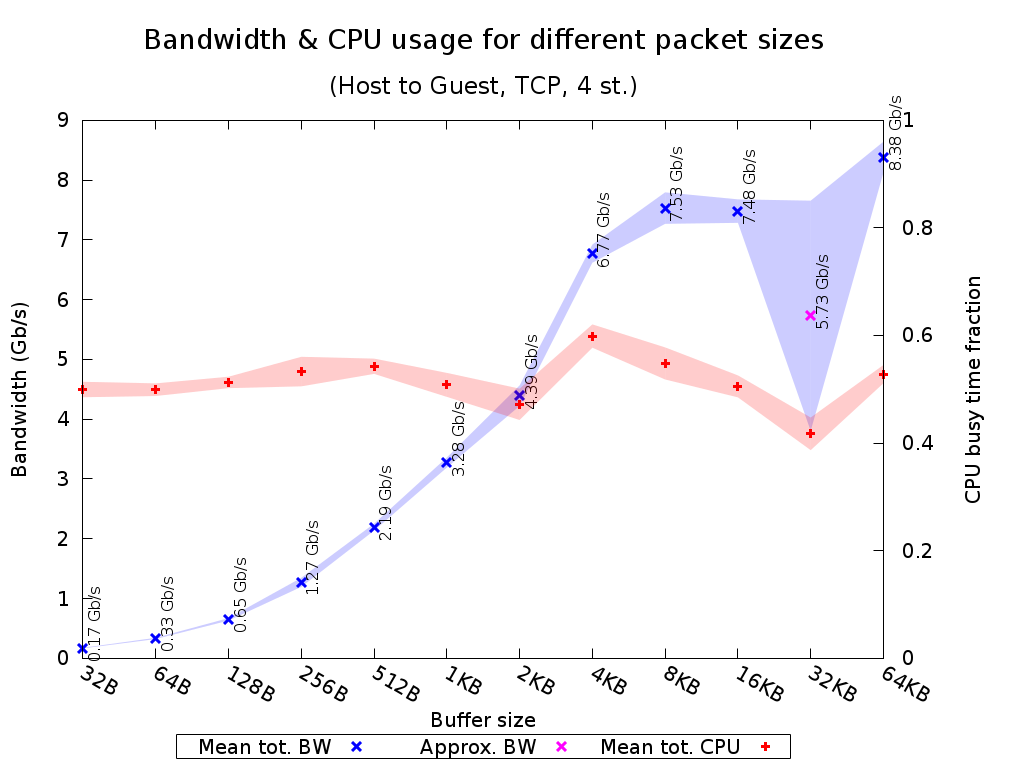

Write the gnuplot code that produced this figure.
set terminal pngcairo nocrop enhanced size 1024,768 font "Verdana,15"
set output "TCP_4_st_2015_07_24_22-09-54_h2g_summary.png"

set title "{/=20 Bandwidth \\& CPU usage for different packet sizes}\n\n{/=18 (Host to Guest, TCP, 4 st.)}"

set xlabel "Buffer size"
set ylabel "Bandwidth (Gb/s)"
set ytics nomirror
set y2label "CPU busy time fraction"
set y2tics nomirror
set y2range [0:1]
set key bmargin center horizontal box samplen 1 width -1
set bmargin 4.6
set logscale x 2
set xtics rotate by -30

set style fill transparent solid 0.2 noborder
plot "TCP_4_st_2015_07_24_22-09-54_h2g_iperf_summary.dat" using 2:($3/1073741824.0-$4/1073741824.0):($3/1073741824.0+$4/1073741824.0) with filledcurves lc rgb "blue" notitle, \
     "" using 2:($1 != 0 ? $3/1073741824.0 : 1/0):xtic($2 < 1024.0 ? sprintf("%.0fB", $2) : ($2 < 1048576.0 ? sprintf("%.0fKB", $2/1024.0) : sprintf("%.0fMB", $2/1048576.0))) with points pt 2 ps 1.5 lw 3 lc rgb "blue" title "Mean tot. BW", \
     "" using 2:($1 == 0 ? $3/1073741824.0 : 1/0):xtic($2 < 1024.0 ? sprintf("%.0fB", $2) : ($2 < 1048576.0 ? sprintf("%.0fKB", $2/1024.0) : sprintf("%.0fMB", $2/1048576.0))) with points pt 2 ps 1.5 lw 3 lc rgb "magenta" title "Approx. BW", \
     "" using 2:($3/1073741824.0):(sprintf("%.2f Gb/s", $3/1073741824.0)) with labels offset 0.9,1.0 rotate by 90 font ",12" notitle, \
     "TCP_4_st_2015_07_24_22-09-54_h2g_mpstat_summary.dat" using 1:($2-$3):($2+$3) with filledcurves lc rgb "red" axes x1y2 notitle, \
     "" using 1:2 with points pt 1 ps 1.5 lw 3 lc rgb "red" axes x1y2 title "Mean tot. CPU"
